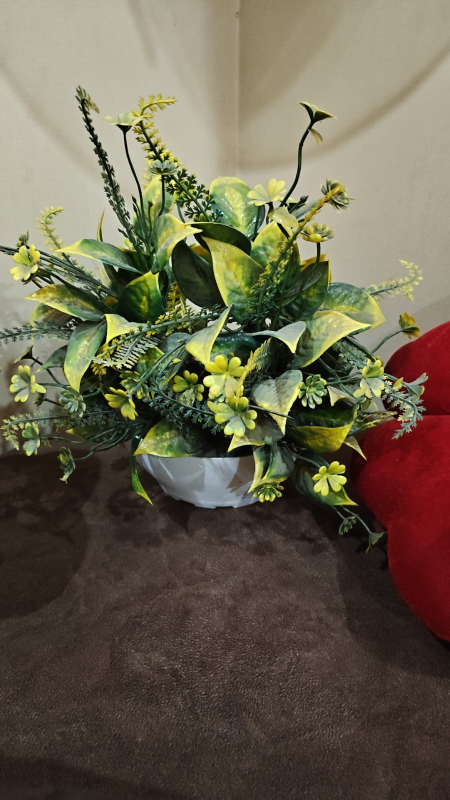
#> input picture dataset/real/WhatsApp Image 2026-06-30 at 13.47.05.jpeg, 899 x 1599 px (shown at 1/2 size); its folder holds only this picture in this run
$ python dataset_builder.py   (older library calls are emulated)
#> lines starting #> are read from the running program, lines starting #| are printed output that depends on the picture
### src/preprocessing.py
"""
preprocessing.py

Loads an image and prepares different versions of it
for forensic feature extraction.
"""

from dataclasses import dataclass
from pathlib import Path

import cv2
import matplotlib.pyplot as plt
import numpy as np

from src.config import DEFAULT_IMAGE_SIZE


@dataclass
class ProcessedImage:
    """
    Stores every version of an image that will be used
    by different forensic modules.
    """

    rgb: np.ndarray
    gray: np.ndarray
    normalized_rgb: np.ndarray
    normalized_gray: np.ndarray


def load_image(image_path: Path) -> np.ndarray:
    """
    Reads an image from disk and converts it to RGB.
    """

    image = cv2.imread(str(image_path))

    if image is None:
        raise ValueError(f"Could not read image: {image_path}")

    # OpenCV loads images in BGR format.
    image = cv2.cvtColor(image, cv2.COLOR_BGR2RGB)

    return image


def convert_to_grayscale(rgb_image: np.ndarray) -> np.ndarray:
    """
    Creates a grayscale version of the RGB image.
    """

    return cv2.cvtColor(rgb_image, cv2.COLOR_RGB2GRAY)


def normalize_image(image: np.ndarray) -> np.ndarray:
    """
    Converts pixel values from 0-255 to 0-1.
    """

    return image.astype(np.float32) / 255.0


def preprocess_image(image_path: Path) -> ProcessedImage:
    """
    Complete preprocessing pipeline.

    Returns every version of the image that later
    feature extractors will need.
    """

    rgb_image = load_image(image_path)

    # Standardize image size to DEFAULT_IMAGE_SIZE using area interpolation
    rgb_image = cv2.resize(rgb_image, DEFAULT_IMAGE_SIZE, interpolation=cv2.INTER_AREA)

    gray_image = convert_to_grayscale(rgb_image)

    normalized_rgb = normalize_image(rgb_image)

    normalized_gray = normalize_image(gray_image)

    return ProcessedImage(
        rgb=rgb_image,
        gray=gray_image,
        normalized_rgb=normalized_rgb,
        normalized_gray=normalized_gray,
    )


# [31 lines left out: function show_preprocessing, not called in this run]

# [5 lines that do not run on import are left out]

### src/feature_extractor.py
"""
feature_extractor.py

Extracts forensic features from an image.

Every function computes one independent forensic clue.
All extracted features are finally combined into a single
feature vector for the Random Forest classifier.
"""

import cv2
import numpy as np
from skimage.measure import shannon_entropy
import pywt

from skimage.feature import (
    graycomatrix,
    graycoprops,
    local_binary_pattern
)

from src.preprocessing import ProcessedImage

# Feature Names
FEATURE_NAMES = [

    "sharpness",

    "fft_mean",
    "fft_std",
    "fft_energy",
    "high_frequency_ratio",

    "noise_mean",
    "noise_std",
    "noise_energy",

    "edge_density",

    "entropy",

    "mean_r",
    "mean_g",
    "mean_b",

    "std_r",
    "std_g",
    "std_b",

    # LBP
    "lbp_mean",
    "lbp_std",

    # GLCM
    "contrast",
    "homogeneity",
    "energy",
    "correlation",

        # JPEG Blocking
    "jpeg_horizontal",
    "jpeg_vertical",
    "jpeg_blocking_score",


    # Wavelet
    "wavelet_mean",
    "wavelet_std",
    "wavelet_energy",

    # # Multi-scale
    # "laplacian_100",
    # "laplacian_50",
    # "laplacian_25"
]

# Sharpness

def extract_sharpness(processed: ProcessedImage) -> float:
    """
    Measures image sharpness using the Variance of Laplacian.

    A sharper image usually has a larger variance.
    """

    laplacian = cv2.Laplacian(processed.gray, cv2.CV_64F)

    sharpness = laplacian.var()

    return float(sharpness)

# FFT Features

def extract_fft_features(processed: ProcessedImage):
    """
    Extracts frequency-domain statistics.

    Besides overall FFT statistics, we also compute
    how much energy lies in the outer (high-frequency)
    region of the spectrum.
    """

    # Compute FFT
    fft = np.fft.fft2(processed.gray)

    fft_shift = np.fft.fftshift(fft)

    magnitude = np.log1p(np.abs(fft_shift))

    fft_mean = magnitude.mean()

    fft_std = magnitude.std()

    fft_energy = np.mean(magnitude ** 2)

    rows, cols = magnitude.shape

    center_row = rows // 2

    center_col = cols // 2

    radius = min(rows, cols) // 4

    y, x = np.ogrid[:rows, :cols]

    distance = np.sqrt(
        (x - center_col) ** 2 +
        (y - center_row) ** 2
    )

    high_frequency = magnitude[distance > radius]

    total_energy = np.sum(magnitude)

    high_energy = np.sum(high_frequency)

    high_frequency_ratio = high_energy / (total_energy + 1e-8)

    print(f"High Frequency Ratio : {high_frequency_ratio:.4f}")

    return (
        float(fft_mean),
        float(fft_std),
        float(fft_energy),
        float(high_frequency_ratio)
    )


# Noise Features

def extract_noise_features(processed: ProcessedImage):
    """
    Estimates image noise.

    The image is blurred and then subtracted
    from the original to obtain the noise residual.
    """

    blurred = cv2.GaussianBlur(
        processed.gray,
        (5, 5),
        0
    )

    noise = cv2.absdiff(
        processed.gray,
        blurred
    )

    noise_mean = noise.mean()

    noise_std = noise.std()

    # Average noise energy per pixel.
    noise_energy = np.mean(noise.astype(np.float32) ** 2)

    return (

        float(noise_mean),

        float(noise_std),

        float(noise_energy)

    )

# Edge Density

def extract_edge_density(processed: ProcessedImage):
    """
    Computes the percentage of edge pixels.

    Screen photos often lose tiny edges.
    """

    edges = cv2.Canny(

        processed.gray,

        100,

        200

    )

    edge_pixels = np.count_nonzero(edges)

    total_pixels = edges.size

    density = edge_pixels / total_pixels

    return float(density)

# Entropy

def extract_entropy(processed: ProcessedImage):
    """
    Measures information content.

    Images that lose detail generally
    have lower entropy.
    """

    entropy = shannon_entropy(processed.gray)

    return float(entropy)

# Color Statistics

def extract_color_features(processed: ProcessedImage):
    """
    Computes simple RGB statistics.

    Useful for detecting subtle
    color shifts introduced by displays.
    """

    rgb = processed.rgb

    mean_r = rgb[:, :, 0].mean()
    mean_g = rgb[:, :, 1].mean()
    mean_b = rgb[:, :, 2].mean()

    std_r = rgb[:, :, 0].std()
    std_g = rgb[:, :, 1].std()
    std_b = rgb[:, :, 2].std()

    return (

        float(mean_r),

        float(mean_g),

        float(mean_b),

        float(std_r),

        float(std_g),

        float(std_b)

    )

# -------------------------------------------------------
# Local Binary Pattern
# -------------------------------------------------------

def extract_lbp_features(processed: ProcessedImage):
    """
    Captures tiny local texture patterns.

    Screen recaptured images often introduce
    different microscopic textures compared
    to genuine photographs.
    """

    radius = 2
    neighbors = 8 * radius

    lbp = local_binary_pattern(
        processed.gray,
        P=neighbors,
        R=radius,
        method="uniform"
    )

    lbp_mean = lbp.mean()
    lbp_std = lbp.std()

    return (
        float(lbp_mean),
        float(lbp_std)
    )


# -------------------------------------------------------
# GLCM Texture
# -------------------------------------------------------

def extract_glcm_features(processed: ProcessedImage):
    """
    Measures relationships between neighboring pixels.

    Useful for detecting subtle texture differences.
    """

    image = processed.gray.astype(np.uint8)

    glcm = graycomatrix(
        image,
        distances=[1],
        angles=[0],
        symmetric=True,
        normed=True,
    )

    contrast = graycoprops(glcm, "contrast")[0, 0]

    homogeneity = graycoprops(glcm, "homogeneity")[0, 0]

    energy = graycoprops(glcm, "energy")[0, 0]

    correlation = graycoprops(glcm, "correlation")[0, 0]

    return (
        float(contrast),
        float(homogeneity),
        float(energy),
        float(correlation),
    )


# -------------------------------------------------------
# JPEG Blocking Features
# -------------------------------------------------------

def extract_jpeg_features(processed: ProcessedImage):
    """
    Measures JPEG blocking artifacts.

    JPEG compresses images in 8×8 blocks.
    Double compression often strengthens
    these block boundaries.
    """

    image = processed.gray.astype(np.float32)

    horizontal_diff = []
    vertical_diff = []

    # Horizontal block boundaries
    for row in range(8, image.shape[0], 8):

        diff = np.abs(image[row, :] - image[row - 1, :])

        horizontal_diff.append(diff.mean())

    # Vertical block boundaries
    for col in range(8, image.shape[1], 8):

        diff = np.abs(image[:, col] - image[:, col - 1])

        vertical_diff.append(diff.mean())

    horizontal_score = np.mean(horizontal_diff)

    vertical_score = np.mean(vertical_diff)

    blocking_score = (horizontal_score + vertical_score) / 2

    return (

        float(horizontal_score),

        float(vertical_score),

        float(blocking_score)

    )


# -------------------------------------------------------
# Wavelet Features
# -------------------------------------------------------

def extract_wavelet_features(processed: ProcessedImage):
    """
    Extracts wavelet statistics.

    Wavelets measure image information at
    multiple resolutions.

    Images captured through another display
    usually lose fine wavelet details.
    """

    coeffs = pywt.dwt2(processed.gray, "haar")

    LL, (LH, HL, HH) = coeffs

    detail = np.concatenate([

        LH.flatten(),

        HL.flatten(),

        HH.flatten()

    ])

    wavelet_mean = detail.mean()

    wavelet_std = detail.std()

    wavelet_energy = np.mean(detail ** 2)

    return (

        float(wavelet_mean),

        float(wavelet_std),

        float(wavelet_energy)

    )

# -------------------------------------------------------
# Master Feature Extractor
# -------------------------------------------------------

def extract_features(processed: ProcessedImage, return_evidence=False):
    """
    Extracts all forensic features from an image.

    Returns
    -------
    features : list
        Numerical feature vector used for training.

    evidence : list (optional)
        Human-readable reasons that explain the prediction.
    """

    features = []

    evidence = []

    # -----------------------------
    # Sharpness
    # -----------------------------
    sharpness = extract_sharpness(processed)

    features.append(sharpness)

    if sharpness < 120:
        evidence.append("Low image sharpness")


    # -----------------------------
    # FFT


    fft_mean, fft_std, fft_energy, high_frequency_ratio = extract_fft_features(processed)

    features.extend([
        fft_mean,
        fft_std,
        fft_energy,
        high_frequency_ratio
    ])

    if high_frequency_ratio < 0.74:
        evidence.append("Reduced high-frequency information")


    # -----------------------------
    # Noise
    # -----------------------------
    noise_mean, noise_std, noise_energy = extract_noise_features(processed)

    features.extend([

        noise_mean,

        noise_std,

        noise_energy

    ])

    if noise_std > 15:
        evidence.append("High sensor noise variation")


    # -----------------------------
    # Edge Density
    # -----------------------------
    edge_density = extract_edge_density(processed)

    features.append(edge_density)

    if edge_density < 0.08:
        evidence.append("Weak edge density")


    # -----------------------------
    # Entropy
    # -----------------------------
    entropy = extract_entropy(processed)

    features.append(entropy)

    if entropy < 6:
        evidence.append("Information loss detected")


    # -----------------------------
    # Color Statistics
    # -----------------------------
    color_features = extract_color_features(processed)

    features.extend(color_features)

        # -----------------------------
    # Local Binary Pattern
    # -----------------------------
    lbp_features = extract_lbp_features(processed)

    features.extend(lbp_features)

    # -----------------------------
    # GLCM Texture
    # -----------------------------
    glcm_features = extract_glcm_features(processed)

    features.extend(glcm_features)


    # JPEG Blocking

    jpeg_features = extract_jpeg_features(processed)

    features.extend(jpeg_features)

    # wavelet features

    wavelet_features = extract_wavelet_features(processed)

    features.extend(wavelet_features)


    if return_evidence:

        return features, evidence

    return features

    # -----------------------------


# -------------------------------------------------------
# Demo
# -------------------------------------------------------

# [35 lines that do not run on import are left out]

### src/dataset_builder.py
"""
dataset_builder.py

Builds the training dataset by extracting
features from every image.
"""

from pathlib import Path

import pandas as pd

from src.config import OUTPUTS_DIR, REAL_DIR, SCREEN_DIR
from src.feature_extractor import FEATURE_NAMES, extract_features
from src.preprocessing import preprocess_image


def process_folder(folder: Path, label: int):
    """
    Extracts features from every image inside one folder.
    """

    dataset = []

    for image_path in sorted(folder.glob("*")):

        processed = preprocess_image(image_path)

        features = extract_features(processed)

        # Store one complete row
        row = {
            "image_name": image_path.name
        }

        # Add every extracted feature
        for feature_name, value in zip(FEATURE_NAMES, features):
            row[feature_name] = value

        # Store class label
        row["label"] = label

        dataset.append(row)

    return dataset


def build_dataset():

    print("Extracting features from real images...")

    real_data = process_folder(REAL_DIR, 0)
#> in load_image, image is the input picture: shape (1599, 899, 3); mean B, G, R 79, 99.1, 106.6
#> in preprocess_image, `rgb_image = cv2.resize(rgb_image, DEFAULT_IMAGE_SIZE, interpolation=cv..`:
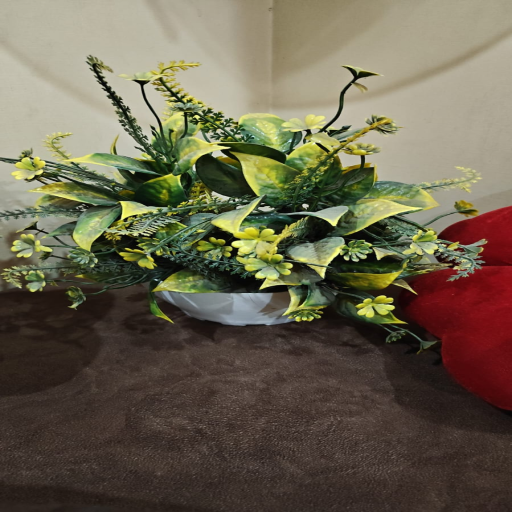
#> rgb_image: shape (1024, 1024, 3) (shown at 1/2 size); mean R, G, B 106.5, 98.9, 78.9
#> in convert_to_grayscale, `return cv2.cvtColor(rgb_image, cv2.COLOR_RGB2GRAY)`:
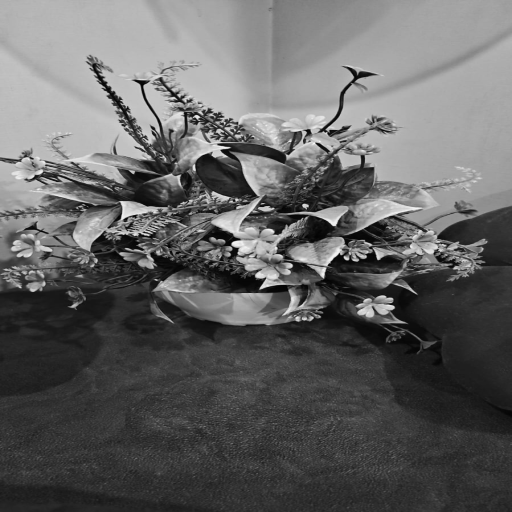
#> returned value: shape (1024, 1024) (shown at 1/2 size); min 0, max 252, mean 99
#> in normalize_image, `return image.astype(np.float32) / 255.0`:
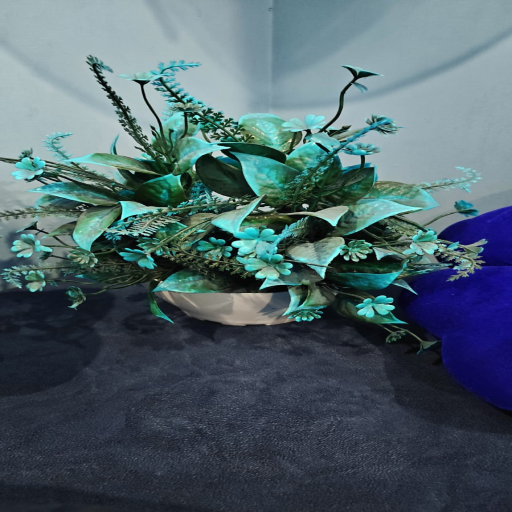
#> returned value: shape (1024, 1024, 3) float32 (shown at 1/2 size); mean of channels 0, 1, 2 0.418, 0.389, 0.31; drawn as B, G, R
#> in extract_color_features, `mean_r = rgb[:, :, 0].mean()`: mean_r = 106.5
#> in extract_color_features, `mean_g = rgb[:, :, 1].mean()`: mean_g = 98.95
#> in extract_color_features, `mean_b = rgb[:, :, 2].mean()`: mean_b = 78.89
#> in extract_color_features, `std_r = rgb[:, :, 0].std()`: std_r = 61.03
#> in extract_color_features, `std_g = rgb[:, :, 1].std()`: std_g = 65.39
#> in extract_color_features, `std_b = rgb[:, :, 2].std()`: std_b = 55.67
#> in extract_features, `color_features = extract_color_features(processed)`: color_features = (106.5, 98.95, 78.89, 61.03, 65.39, 55.67)
#> in process_folder, `features = extract_features(processed)`: features = 28 values, max 450.1 at index 0, min 0.0382 at index 20, mean 45.17
#> the loop in process_folder, `for feature_name, value in zip(FEATURE_NAMES, features):` made 28 passes
#> (feature_name, value) on passes 1 to 12: ('sharpness', 450.1), ('fft_mean', 8.11), ('fft_std', 1.45), ('fft_energy', 67.94), ('high_frequency_ratio', 0.758), ('noise_mean', 3.26), ('noise_std', 6.27), ('noise_energy', 49.95), ('edge_density', 0.0573), ('entropy', 7.32), ('mean_r', 106.5), ('mean_g', 98.95)
#> after the loop in process_folder, `for feature_name, value in zip(FEATURE_NAMES, features):`: row = 29 items
#> real_data = 1 item

    print("Extracting features from screen images...")

    screen_data = process_folder(SCREEN_DIR, 1)
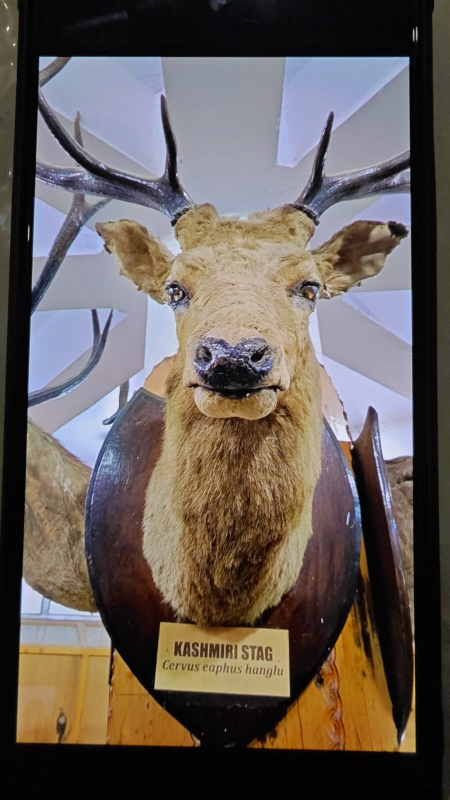
#> input picture dataset/screen/WhatsApp Image 2026-06-30 at 14.14.32.jpeg, 899 x 1599 px (shown at 1/2 size)
#> in load_image, image is the input picture: shape (1599, 899, 3); mean B, G, R 87.1, 93, 102.4
#> in preprocess_image (call 2), `rgb_image = cv2.resize(rgb_image, DEFAULT_IMAGE_SIZE, interpolation=cv..`:
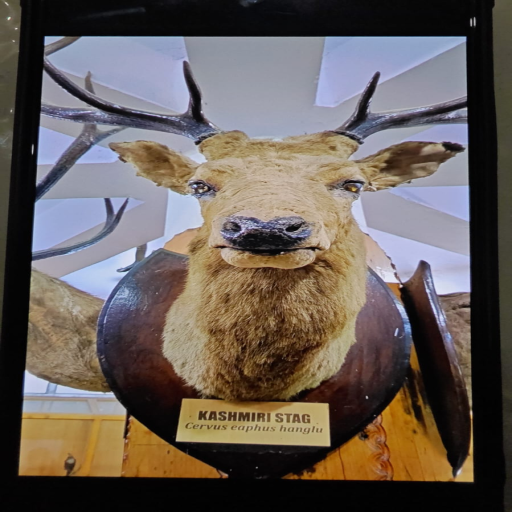
#> rgb_image: shape (1024, 1024, 3) (shown at 1/2 size); mean R, G, B 102.3, 92.9, 87
#> in convert_to_grayscale (call 2), `return cv2.cvtColor(rgb_image, cv2.COLOR_RGB2GRAY)`:
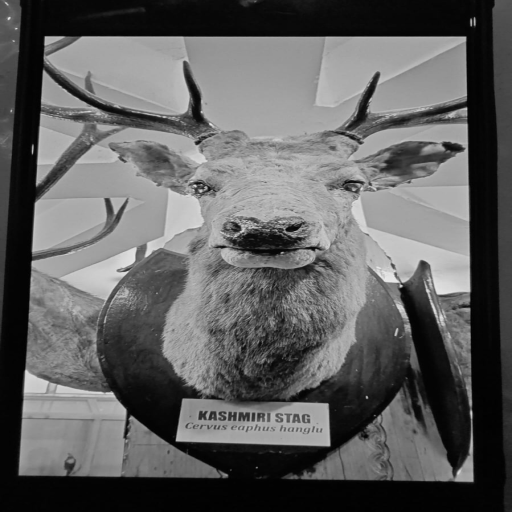
#> returned value: shape (1024, 1024) (shown at 1/2 size); min 0, max 247, mean 95
#> in normalize_image (call 3), `return image.astype(np.float32) / 255.0`:
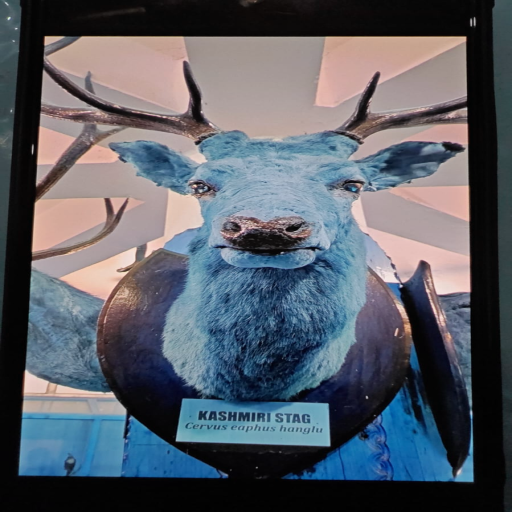
#> returned value: shape (1024, 1024, 3) float32 (shown at 1/2 size); mean of channels 0, 1, 2 0.401, 0.364, 0.341; drawn as B, G, R
#> the loop in process_folder (call 2), `for feature_name, value in zip(FEATURE_NAMES, features):` made 28 passes
#> (feature_name, value) on passes 1 to 12: ('sharpness', 155.7), ('fft_mean', 7.62), ('fft_std', 1.47), ('fft_energy', 60.21), ('high_frequency_ratio', 0.751), ('noise_mean', 2.09), ('noise_std', 3.87), ('noise_energy', 19.3), ('edge_density', 0.0522), ('entropy', 7.18), ('mean_r', 102.3), ('mean_g', 92.88)
#> screen_data = 1 item

    dataset = real_data + screen_data
#> dataset = 2 items

    dataframe = pd.DataFrame(dataset)
#> dataframe = table of 2 rows and 30 columns

    OUTPUTS_DIR.mkdir(exist_ok=True)

    save_path = OUTPUTS_DIR / "features.csv"

    dataframe.to_csv(save_path, index=False)

    print("\nDataset created successfully!")

    print(f"Saved to : {save_path}")

    print(f"Total Samples : {len(dataframe)}")
#| Total Samples : 2

    print(dataframe.head())
#> (printed output is left out)


if __name__ == "__main__":

    build_dataset()
